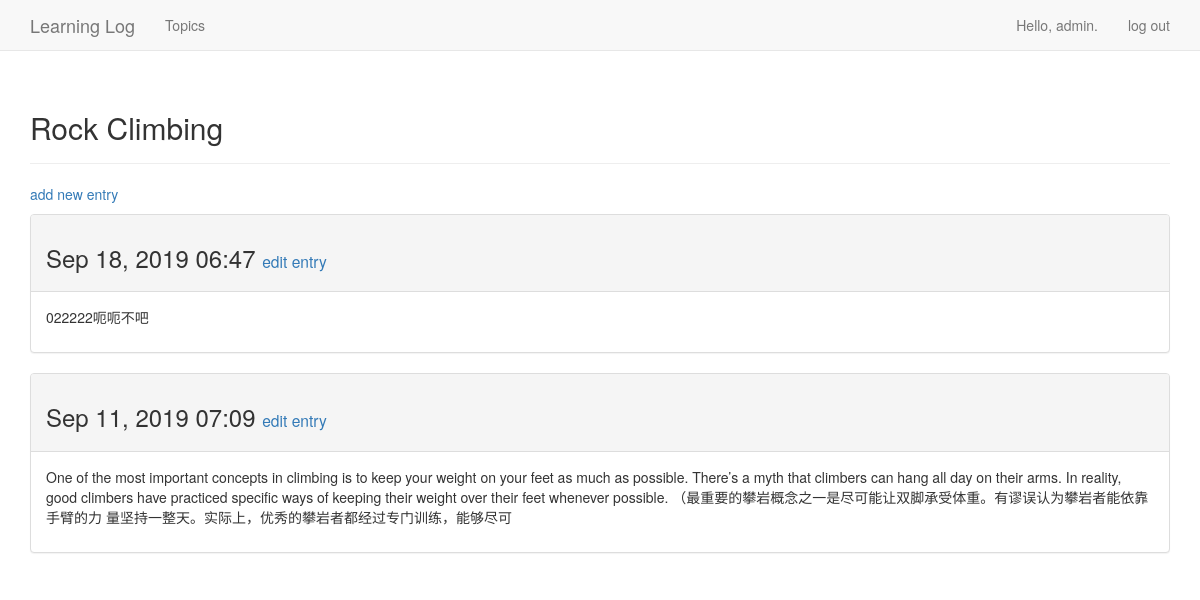
The page /topics/3/ (signed in) on the database its author committed.
### learning_log/models.py (models this page shows, shortened)
class Topic(models.Model):
    text = models.CharField(max_length=200)
    date_added = models.DateTimeField(auto_now_add=True)
    owner = models.ForeignKey(User, on_delete=models.CASCADE)
    def __str__(self):
        return self.text

class Entry(models.Model):
    topic = models.ForeignKey(Topic, on_delete=models.CASCADE)
    text = models.TextField(default=0)
    date_added = models.DateTimeField(auto_now_add=True)
    class Meta:
        verbose_name_plural = 'entries'

### learning_log/views.py (the view)
# urls.py: url(r'^topics/(?P<topic_id>\d+)/$', views.topic, name='topic'),
@login_required
def topic(request, topic_id):
    topic = Topic.objects.get(id=topic_id)
    if topic.owner != request.user:
        raise Http404
    entries = topic.entry_set.order_by('-date_added')
    context = {'topic': topic, 'entries': entries}
    return render(request,'learning_log/topic.html', context)

### templates/learning_log/topic.html
{% extends './base.html' %}
{% block header %}
  <h2>{{ topic }}</h2>
{% endblock header %}
{% block content %}
  <p>
    <a href="{% url 'learning_log:new_entry' topic.id %}">add new entry</a>
  </p>
  {% for entry in entries %}
    <div class="panel panel-default">
      <div class="panel-heading">
        <h3>
          {{ entry.date_added|date:'M d, Y H:i' }}
          <small>
            <a href="{% url 'learning_log:edit_entry' entry.id %}">
              edit entry</a>
          </small>
        </h3>
      </div>
      <div class="panel-body">
        {{ entry.text|linebreaks }}
      </div>
    </div>
  {% empty %}
    There are no entries for this topic yet.
  {% endfor %}
{% endblock content %}

### templates/learning_log/base.html (shortened to what this page needs)
{% load bootstrap3 %}
<!DOCTYPE html>
<html lang="en">
  <head>
    {% bootstrap_css %}
  </head>
  <body>
    <nav class="navbar navbar-default navbar-static-top">
      <div class="container">
        <div class="navbar-header">
          <a class="navbar-brand" href="{% url 'learning_log:index' %}">
              Learning Log</a>
        </div>
        <div id="navbar" class="navbar-collapse collapse">
          <ul class="nav navbar-nav">
            <li><a href="{% url 'learning_log:topics' %}">Topics</a></li>
          </ul>
          <ul class="nav navbar-nav navbar-right">
            {% if user.is_authenticated %}
              <li><a>Hello, {{ user.username }}.</a></li>
              <li><a href="{% url 'users:logout' %}">log out</a></li>
            {% else %}
              <li><a href="{% url 'users:register' %}">register</a></li>
              <li><a href="{% url 'users:login' %}">log in</a></li>
            {% endif %}
          </ul>
        </div>
      </div>
    </nav>
    <div class="container">
      <div class="page-header">
        {% block header %}{% endblock %}
      </div>
      <div>
        {% block content %}{% endblock %}
      </div>
    </div>
  </body>
</html>

### rows shown on the page
Topic: text "Rock Climbing"
Entry: date_added "Sep 18, 2019 06:47", text "022222呃呃不吧"
Entry: date_added "Sep 11, 2019 07:09", text "One of the most important concepts in climbing is to keep your weight on your feet as much as possible. There’s a myth that climbers can hang all day on their arms. In reality, good climbers have practiced specific ways of keeping their weight over their feet whenever possible. （最重要的攀岩概念之一是尽可能让双脚承受体重。有谬误认为攀岩者能依靠手臂的力 量坚持一整天。实际上，优秀的攀岩者都经过专门训练，能够尽可"

### other values the page prints
{{ user.username }} "admin"
